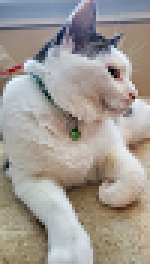
#> input picture jelly.png, 50 x 88 px (shown 3 times larger)
$ python lec6.py
#> lines starting #> are read from the running program, lines starting #| are printed output that depends on the picture
import numpy as np

matrix = np.vstack(
  (np.arange(1, 5),
  np.arange(12, 16))
)

matrix

np.zeros(5)
np.zeros([5, 4])

np.arange(1, 7).reshape([2, 3])
np.arange(1, 7).reshape((2, 3))
np.arange(1, 7).reshape((2, -1)) # -1 통해서 크기를 자동으로 결정할 수 있음

# Q. 0에서 99까지 수 중 랜덤하게 50개 숫자를 뽑아서 5 by 10 행렬을 만드시오
r = np.random.randint(0, 100, 50)
r.shape = (5, 10)

np.random.seed(2024)
a = np.random.randint(0, 100, 50).reshape(5, 10)
a

mat_a = np.arange(1, 21).reshape((4, 5), order = "F")

mat_a[2, 3]
mat_a[0:2, 3]
mat_a[1:3, 1:4]

# 행 자리, 열 자리 비어 있는 경우 전체 행, 또는 열 선택
mat_a[3, ]
mat_a[3, :]
mat_a[3, ::2]

# 짝수 행만 선택하려면
mat_b = np.arange(1, 101).reshape((20, -1))
mat_b
mat_b[1::2,]

mat_b[[1, 4, 6, 14], ]

x = np.arange(1, 11).reshape((5, 2)) * 2
x[[True, True, False, False, True], 0]

mat_b[:, 1] # 1차원으로 돌려줌 (벡터)
mat_b[:, 1:2] # 2차원 유지
mat_b[:, [1]] # 2차원 유지

# 필터링
mat_b[mat_b[:, 1] % 7 == 0, ]
mat_b[mat_b[:, 1] > 50, :]

import matplotlib.pyplot as plt

np.random.seed(2024)
img1 = np.random.rand(3, 3)
print("이미지 행렬 img1:\n", img1)

plt.imshow(img1, cmap = 'gray', interpolation = 'nearest')
plt.colorbar()
plt.show()
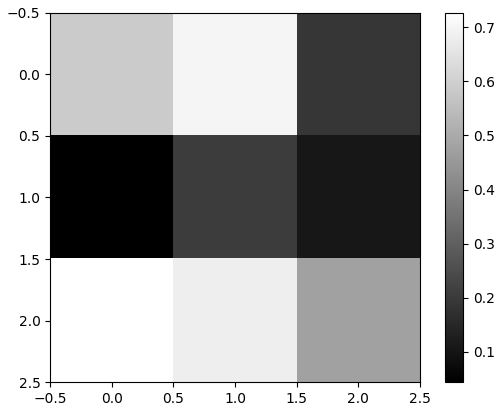
#> figure drawn by matplotlib, 2 panels

a = np.random.randint(0, 10, 20).reshape(4, -1)
a / 9

a = np.random.randint(0, 256, 100).reshape(20, -1)
plt.imshow(a, cmap = 'gray', interpolation = 'nearest')
plt.colorbar
plt.show()
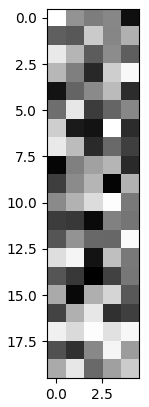
#> figure drawn by matplotlib, 1 panel

import urllib.request
import imageio

img_url = "https://bit.ly/3ErnM2Q"
urllib.request.urlretrieve(img_url, "jelly.png")
#> (this line was passed over: the network is not available in this run)

jelly = imageio.imread("jelly.png")
#> jelly is the input picture: shape (88, 50, 4); mean R, G, B, A 160.6, 154, 147.6, 255
print(type(jelly))
#| <class 'numpy.ndarray'>
jelly.shape
jelly[:4, :4, 0] # 이미지 첫 4x4 픽셀, 첫 번째 채널

jelly[:, :, 0].shape
jelly[:, :, 0].transpose().shape

plt.imshow(jelly)
plt.imshow(jelly[:, :, 0].transpose())
plt.imshow(jelly[:, :, 1].transpose())
plt.imshow(jelly[:, :, 2].transpose())
plt.axis('off')
plt.show()
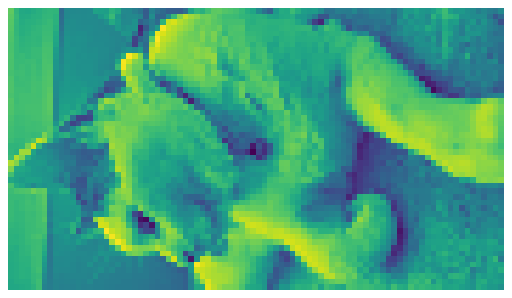
#> figure drawn by matplotlib, 1 panel
plt.clf

mat1 = np.arange(1, 7).reshape(2, 3)
mat2 = np.arange(7, 13).reshape(2, 3)

my_array = np.array([mat1, mat2])
my_array.shape

my_array2 = np.array([my_array, my_array])
my_array2.shape

my_array[0, 1, 1:3]
my_array[0, 1, [1, 2]]

mat_x = np.arange(1, 101).reshape((5, 5, 4))
mat_x = np.arange(1, 101).reshape((10, 5, 2))

a = np.array([[1, 2, 3], [4, 5, 6]])
a.sum()
a.sum(axis = 0)
a.sum(axis = 1)

a.mean()
a.mean(axis = 0)
a.mean(axis = 1)

mat_b = np.random.randint(0, 100, 50).reshape((5, -1))

# 가장 큰 수는?
mat_b.max()

# 행별로 가장 큰 수는?
mat_b.max(axis = 1)

# 열별로 가장 큰 수는?
mat_b.max(axis = 0)

a = np.array([1, 3, 2, 5]).reshape((2, 2))
a.cumsum() # 누적

mat_b.cumsum(axis = 0)

mat_b.reshape((2, 5, 5)).flatten()
mat_b.flatten()

d = np.array([35, 22, 34, 10, 299])
d.clip(30, 35)

d = np.array([1, 2, 3, 4, 5])
d.clip(1, 3)

d.tolist()
